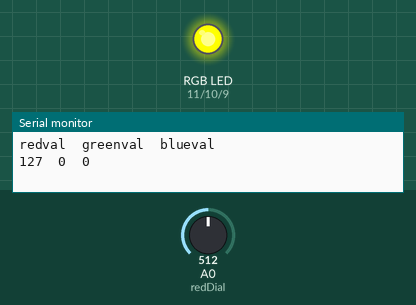
This sketch was run on a simulated Arduino Uno, built with avr-gcc and run on an emulated ATmega328P. Shown: an RGB LED mixed from three pins (HIGH = lit), the last lines printed to the serial monitor. Dashed ring = blinking. Inputs (shaded band) come from the test bench; at power-on: A0 (redDial) = 512. Dim RGB values are drawn brighter than linear.

Above: at 3.1 s.
3.2 s: A0 (redDial) set to 122
At 4.94 s:
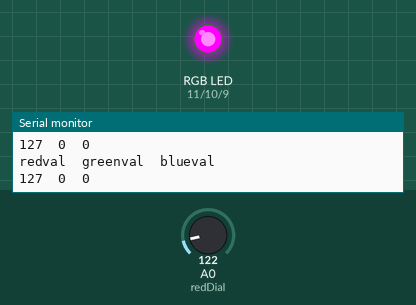
6.7 s: A0 (redDial) set to 306
10.2 s: A0 (redDial) set to 0
At 11.7 s:
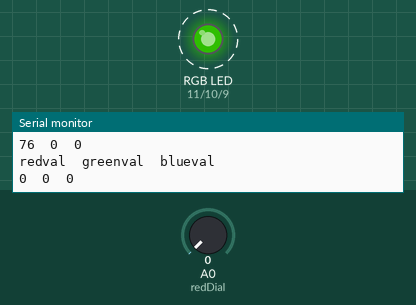
13.7 s: A0 (redDial) set to 511
At 14.32 s:
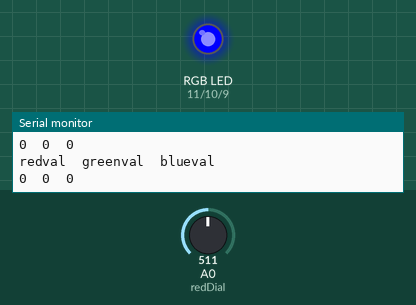
Timing chart, 0 to 18.2 s (numbered marks = the images above; inputs shaded):
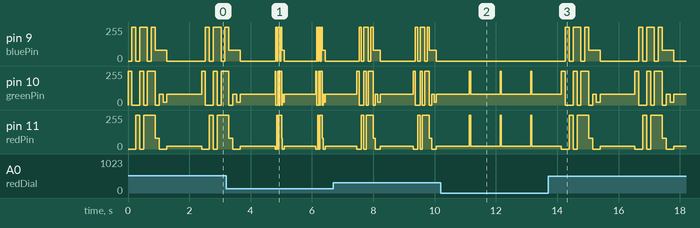

Measured:
- after the input at 10.2 s, pin 9 (bluePin): stops changing and stays 0/255
- after the input at 13.7 s, pin 9 (bluePin): 0/255 → 255/255 after 0.56 s, → 0/255 0.13 s later, → 255/255 0.13 s later, → 0/255 0.25 s later, … (14 changes in this stretch)

The sketch:

redstrobe.ino
```cpp
//using a potentiometer for a strobe light
int redPin = 11;
int greenPin = 10;
int bluePin = 9;
int redDial = A0;
int greenDial = A1;
int blueDial = A2;
int redval = 0;
int greenval = 0;
int blueval = 0;

//uncomment this line if using a Common Anode LED
//#define COMMON_ANODE

void setup()
{
  pinMode(redPin, OUTPUT);
  pinMode(greenPin, OUTPUT);
  pinMode(bluePin, OUTPUT);
  Serial.begin(9600);      // open the serial port at 9600 bps:
}

void loop()
{
  redval = analogRead(redDial);
  //greenval = analogRead(greenDial);
  //blueval = analogRead(blueDial);
  redval = map(redval,0,1024,0,255);
  greenval = map(greenval,0,1024,0,255);
  blueval = map(blueval,0,1024,0,255);
  //setColor(redval, greenval, blueval);  // all
  setColor(0, 255, 0);
  delay(redval);
  setColor(0, 0, 255);
  delay(redval);
  setColor(255, 0, 0);
  delay(redval);
  setColor(0, 255, 255);
  delay(redval);
  setColor(255, 0, 255);
  delay(redval);
  setColor(255, 255, 0);
  delay(redval);
    setColor(255, 255, 255);
  delay(redval);
    setColor(80, 0, 80);
  delay(redval);
    setColor(0, 80, 80);
  delay(redval);
    setColor(0, 20, 80);
  delay(redval);
    setColor(20, 80, 0);
  delay(redval);


  Serial.print("redval");       // prints a label
  Serial.print("\t");              // prints a tab

  Serial.print("greenval");
  Serial.print("\t");

  Serial.print("blueval");
  Serial.println("\t");

  Serial.print(redval); //prints value for red
  Serial.print("\t");
  Serial.print(greenval);
  Serial.print("\t");
  Serial.print(blueval);
  Serial.println("\t");
  delay(1000);

  //Serial.print(" ");
}
void setColor(int red, int green, int blue)
{
  #ifdef COMMON_ANODE
    red = 255 - red;
    green = 255 - green;
    blue = 255 - blue;
  #endif
  analogWrite(redPin, red);
  analogWrite(greenPin, green);
  analogWrite(bluePin, blue);
}
```
